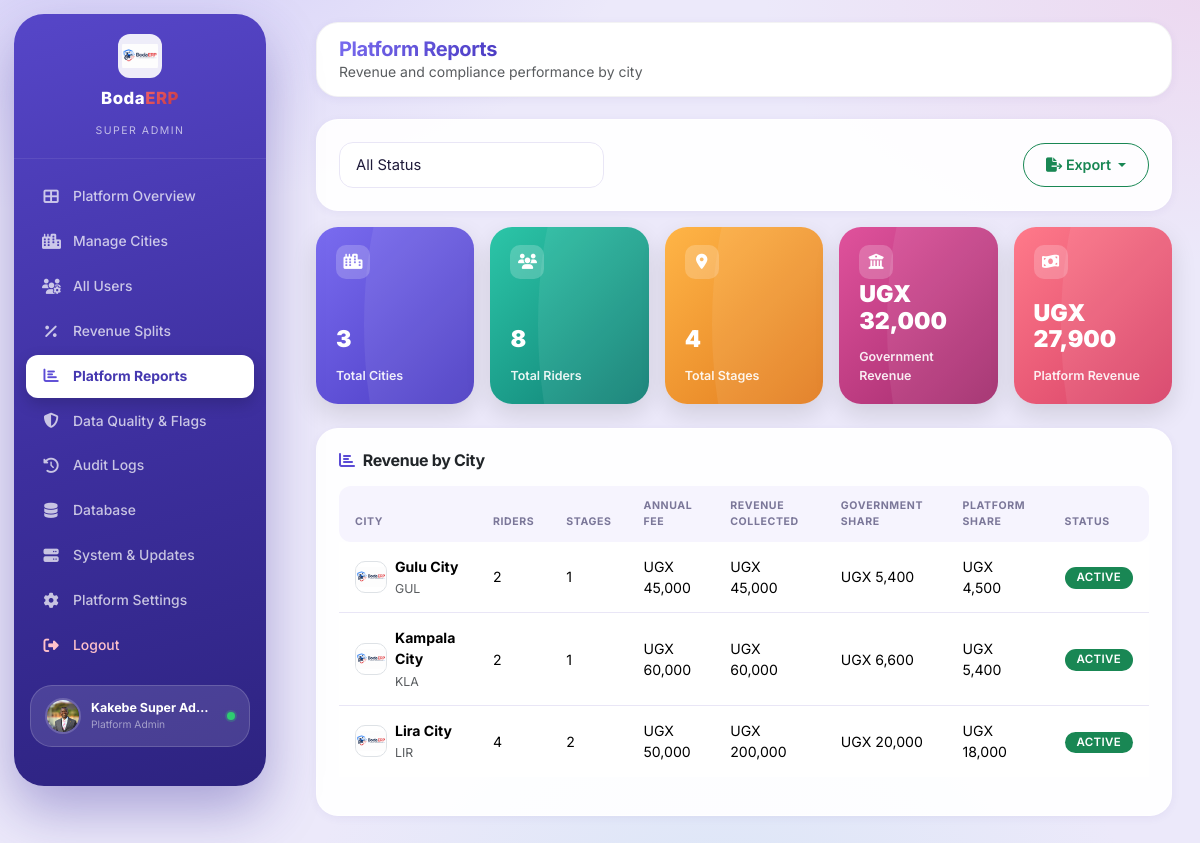
The page /packages/frontend/pages/superadmin/platform-reports.php (signed in) on the database its author committed.
### tables this page shows
CREATE TABLE cities (
  id                        CHAR(3)          PRIMARY KEY,
  name                      VARCHAR(120)     NOT NULL,
  country                   VARCHAR(80)      NOT NULL DEFAULT 'Uganda',
  currency                  CHAR(3)          NOT NULL DEFAULT 'UGX',
  logo_path                 VARCHAR(255),
  annual_fee                DECIMAL(12,2)    NOT NULL DEFAULT 0,
  fiscal_year               VARCHAR(20)      NOT NULL DEFAULT '2026/2027',
  id_prefix                 VARCHAR(20)      NOT NULL,
  status                    ENUM('active','pending','suspended') NOT NULL DEFAULT 'pending',
  contact_email             VARCHAR(150),
  contact_phone             VARCHAR(30),
  address                   VARCHAR(255),
  payment_gateway           VARCHAR(60),
  sms_gateway               VARCHAR(60),
  revenue_split_city        TINYINT UNSIGNED NOT NULL DEFAULT 55,
  revenue_split_association TINYINT UNSIGNED NOT NULL DEFAULT 26,
  revenue_split_platform    TINYINT UNSIGNED NOT NULL DEFAULT 9,
  revenue_split_government  TINYINT UNSIGNED NOT NULL DEFAULT 10,
  compliance_target         TINYINT UNSIGNED NOT NULL DEFAULT 70,
  grace_period_days         SMALLINT UNSIGNED NOT NULL DEFAULT 30,
  reminder_days             SMALLINT UNSIGNED NOT NULL DEFAULT 14,
  created_by                INT NULL,
  created_at                DATETIME         NOT NULL DEFAULT CURRENT_TIMESTAMP,
  updated_at                DATETIME         NOT NULL DEFAULT CURRENT_TIMESTAMP ON UPDATE CURRENT_TIMESTAMP,
  CONSTRAINT chk_revenue_split CHECK (revenue_split_city + revenue_split_association + revenue_split_platform + revenue_split_government = 100)
);

### packages/frontend/pages/superadmin/platform-reports.php (the view, shortened to what the rows shown need)
<?php
$where = "WHERE 1=1"; $qparams = [];
$rows = fetchAll("SELECT c.*,
    (SELECT COUNT(*) FROM riders r WHERE r.city_id = c.id AND r.deleted_at IS NULL) AS rider_count,
    (SELECT COUNT(*) FROM stages s WHERE s.city_id = c.id) AS stage_count,
    (SELECT COALESCE(SUM(p.amount),0) FROM payments p WHERE p.city_id = c.id AND p.status = 'Confirmed') AS revenue_collected
    FROM cities c $where ORDER BY c.name", $qparams);
?>
<!DOCTYPE html>
<html lang="en">
<head>
    <?php $pageTitle = 'Platform Reports - BodaERP Platform'; require __DIR__ . '/../../partials/head-assets.php'; ?>
</head>
<body>
<?php require __DIR__ . '/../../partials/sidebar-superadmin.php'; ?>
<div class="main-content" id="mainContent">
    <div class="content-area">
        <div class="card">
            <div class="card-body">
                <div class="table-responsive">
                    <table class="table table-hover align-middle" id="reportsTable">
                        <thead><tr><th>City</th><th>Riders</th><th>Stages</th><th>Annual Fee</th><th>Revenue Collected</th><th>Government Share</th><th>Platform Share</th><th>Status</th></tr></thead>
                        <tbody>
                        <?php foreach ($rows as $t): $sc = ['active'=>'success','pending'=>'warning','inactive'=>'secondary']; ?>
                            <tr>
                                <td><div class="d-flex align-items-center gap-2"><img src="<?= h(BASE_URL . $t['logo_path']) ?>" width="32" height="32" class="rounded border" style="object-fit:contain;background:white;border-radius:10px!important;" onerror="this.src='<?= BASE_URL ?>/assets/images/logo.png'"><div><strong><?= h($t['name']) ?></strong><br><small class="text-muted"><?= h($t['id']) ?></small></div></div></td>
                                <td><?= number_format($t['rider_count']) ?></td>
                                <td><?= (int) $t['stage_count'] ?></td>
                                <td><?= h($t['currency']) ?> <?= number_format($t['annual_fee']) ?></td>
                                <td><?= h($t['currency']) ?> <?= number_format($t['revenue_collected']) ?></td>
                                <td><?= h($t['currency']) ?> <?= number_format(round($t['government_share'])) ?></td>
                                <td><?= h($t['currency']) ?> <?= number_format(round($t['platform_share'])) ?></td>
                                <td><span class="badge bg-<?= $sc[$t['status']] ?? 'secondary' ?>"><?= strtoupper($t['status']) ?></span></td>
                            </tr>
                        <?php endforeach; ?>
                        </tbody>
                    </table>
                </div>
            </div>
        </div>
    </div>
</div>
</body>
</html>

### rows shown on the page
cities: logo_path (picture), name "Gulu City", id "GUL", rider_count "2", stage_count "1", currency "UGX", annual_fee "45,000", revenue_collected "45,000", government_share "5,400", platform_share "4,500", status "ACTIVE"
cities: logo_path (picture), name "Kampala City", id "KLA", rider_count "2", stage_count "1", currency "UGX", annual_fee "60,000", revenue_collected "60,000", government_share "6,600", platform_share "5,400", status "ACTIVE"
cities: logo_path (picture), name "Lira City", id "LIR", rider_count "4", stage_count "2", currency "UGX", annual_fee "50,000", revenue_collected "200,000", government_share "20,000", platform_share "18,000", status "ACTIVE"

### other values the page prints
$label "Platform Overview"
$label "Manage Cities"
$label "All Users"
$label "Revenue Splits"
$label "Platform Reports"
$label "Data Quality & Flags"
$label "Audit Logs"
$label "Database"
$label "System & Updates"
$label "Platform Settings"
$_SESSION['name'] "Kakebe Super Admin"
$sfcRole "Platform Admin"
count($rows) "3"
$totalRiders "8"
$totalStages "4"
